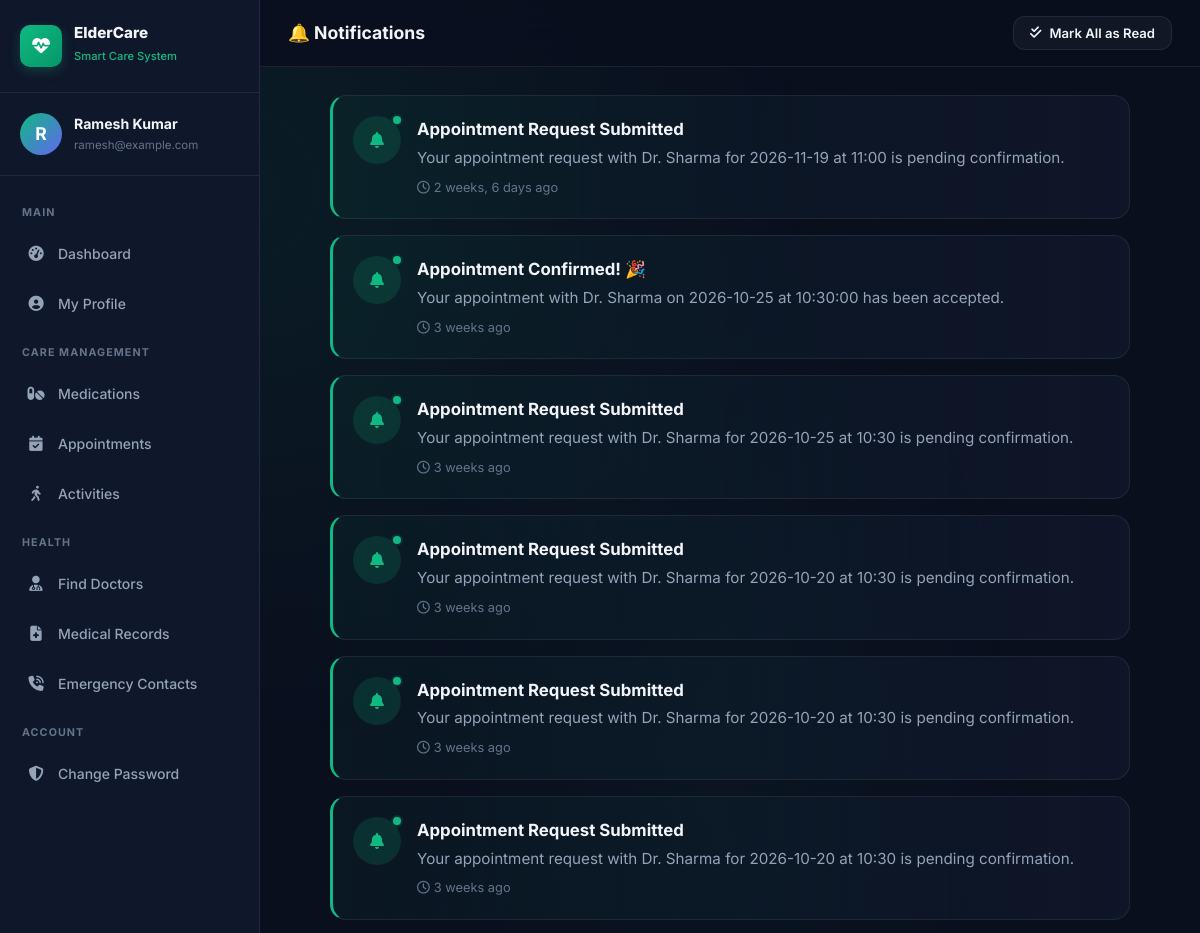
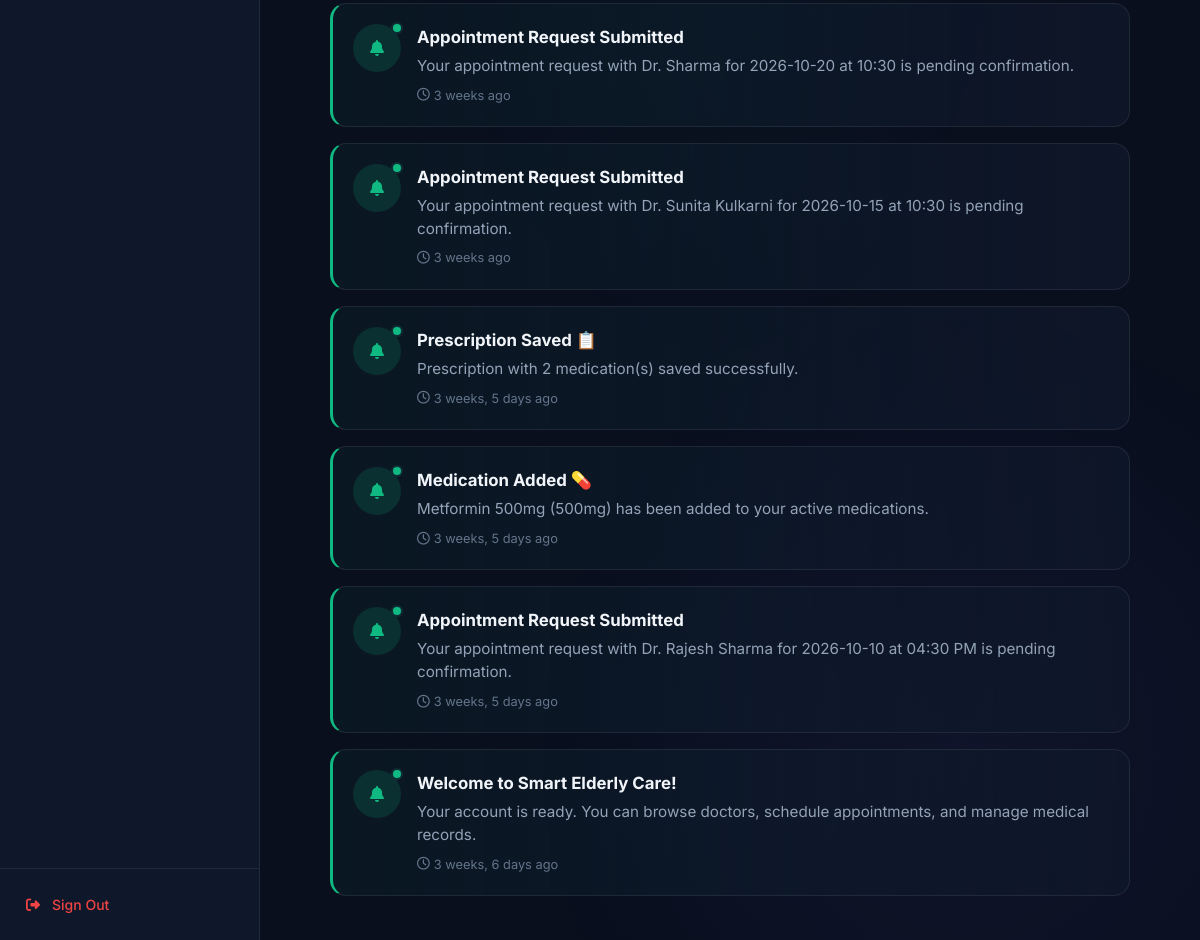
The page /notifications/ (signed in) on the database as committed earlier (2 pictures, top to bottom).
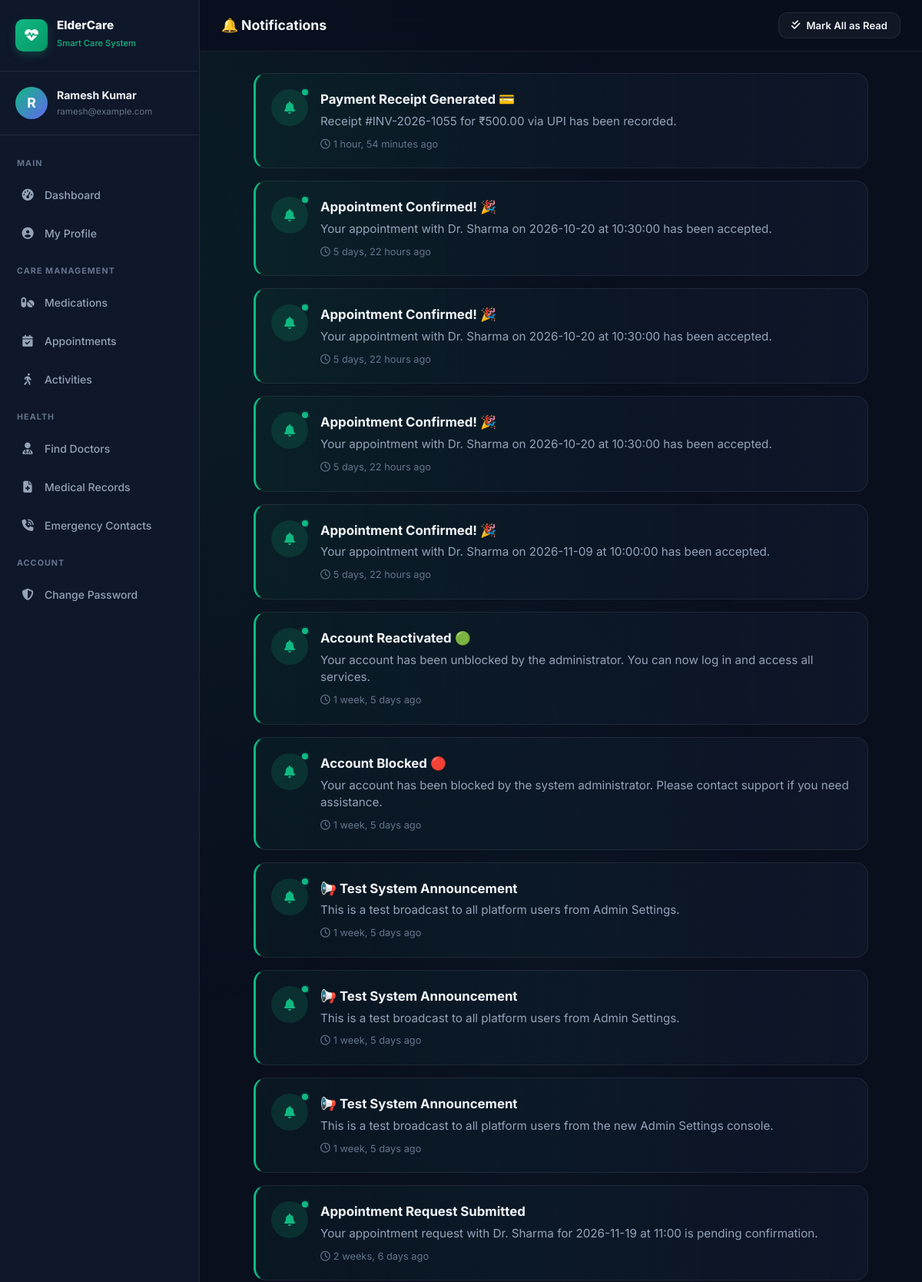
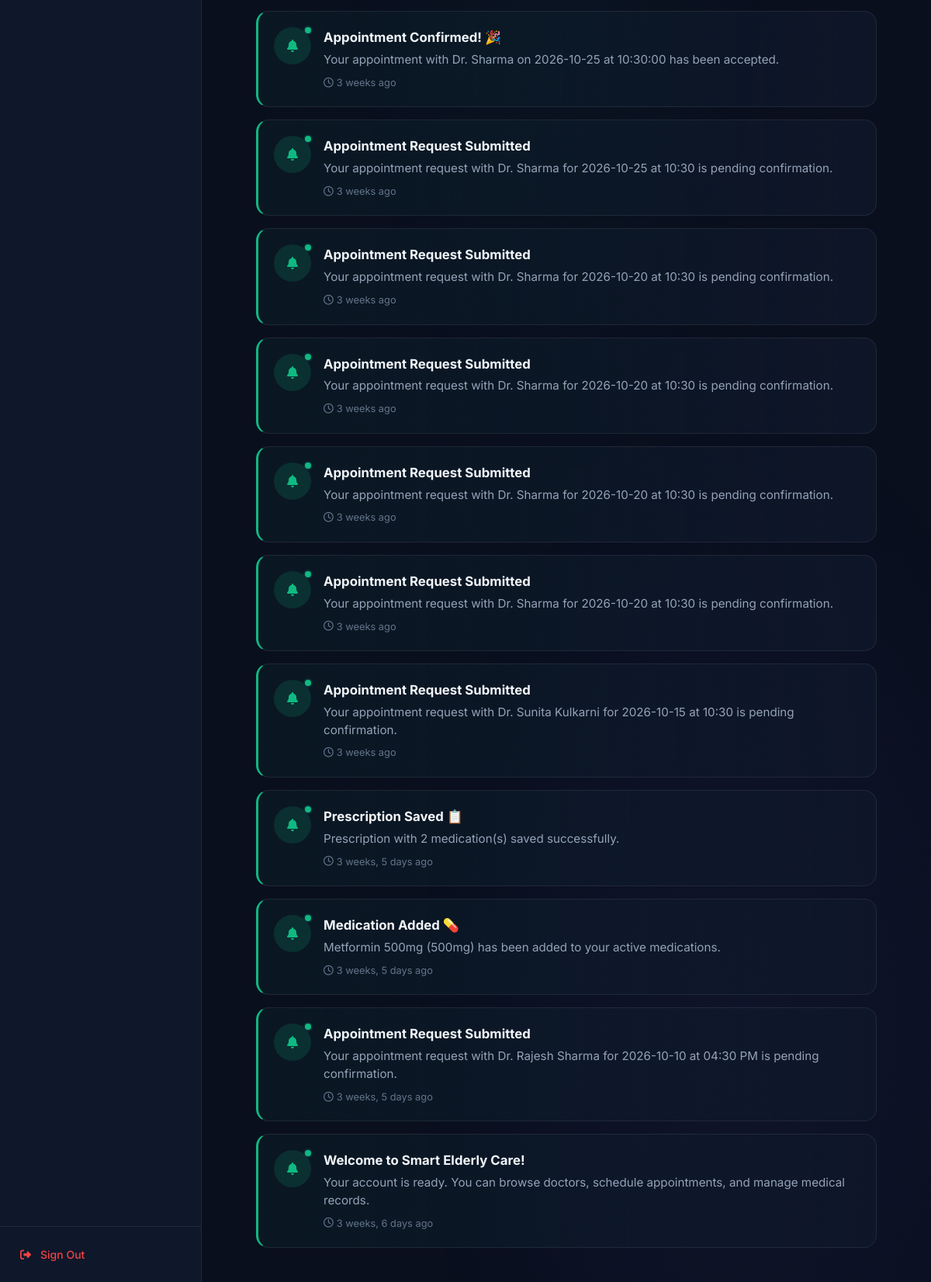
The same page on the database as committed later (2 pictures, top to bottom).
### users/models.py (models this page shows, shortened)
class Notification(models.Model):
    TYPE_CHOICES = [
        ('appointment_confirmed', 'Appointment Confirmed'),
        ('appointment_reminder', 'Appointment Reminder'),
        ('appointment_rejected', 'Appointment Rejected'),
        ('consultation_done', 'Consultation Completed'),
        ('doctor_approved', 'Doctor Approved'),
        ('general', 'General Notification'),
    ]
    user = models.ForeignKey(User, on_delete=models.CASCADE, related_name='notifications')
    title = models.CharField(max_length=200)
    message = models.TextField()
    notification_type = models.CharField(max_length=50, choices=TYPE_CHOICES, default='general')
    is_read = models.BooleanField(default=False)
    created_at = models.DateTimeField(auto_now_add=True)
    class Meta:
        ordering = ['-created_at']

### users/views.py (the view)
# urls.py: path('notifications/', views.notifications_view, name='notifications'),
@login_required
def notifications_view(request):
    notifications = Notification.objects.filter(user=request.user).order_by('-created_at')
    if request.method == 'POST' and request.POST.get('action') == 'mark_all_read':
        notifications.filter(is_read=False).update(is_read=True)
        messages.success(request, "All notifications marked as read.")
        return redirect('notifications')
    context = {
        'notifications': notifications,
    }
    return render(request, 'user/notifications.html', context)

### users/templates/user/notifications.html (shortened to what this page needs)
{% load static %}
<!DOCTYPE html>
<html lang="en">
<head>
  <link rel="stylesheet" href="{% static 'css/main.css' %}?v=2.4" />
  <link rel="stylesheet" href="{% static 'css/dashboard.css' %}?v=2.4" />
  <link rel="stylesheet" href="https://cdnjs.cloudflare.com/ajax/libs/font-awesome/6.5.1/css/all.min.css" />
</head>
<body>
  <div class="bg-gradient-mesh"></div>
  <div class="app-layout">
    <aside class="sidebar" id="sidebar">
      <div class="sidebar-header">
        <a href="{% url 'elderly_dashboard' %}" class="sidebar-brand">
          <div class="sidebar-logo"><i class="fas fa-heart-pulse"></i></div>
          <div class="sidebar-brand-text"><h3>ElderCare</h3><span>Smart Care System</span></div>
        </a>
      </div>
      <a href="{% url 'elderly_profile' %}" class="sidebar-user">
        <div class="avatar" id="sidebar_avatar" style="width:42px;height:42px;font-size:1.1rem;background:linear-gradient(135deg,var(--primary),var(--accent));display:flex;align-items:center;justify-content:center;border-radius:50%;color:white;font-weight:700;">
          {{ request.user.username|first|upper }}
        </div>
        <div class="sidebar-user-info">
          <div class="user-name" id="sidebar_user_name">{{ request.user.get_full_name|default:request.user.username }}</div>
          <div class="user-email" id="sidebar_user_email">{{ request.user.email }}</div>
        </div>
      </a>
      <nav class="sidebar-nav">
        <span class="nav-section-label">Main</span>
        <a href="{% url 'elderly_dashboard' %}" class="nav-link"><span class="nav-icon"><i class="fas fa-gauge-high"></i></span>Dashboard</a>
        <a href="{% url 'elderly_profile' %}" class="nav-link"><span class="nav-icon"><i class="fas fa-user-circle"></i></span>My Profile</a>
        <span class="nav-section-label">Care Management</span>
        <a href="{% url 'elderly_prescriptions' %}" class="nav-link"><span class="nav-icon"><i class="fas fa-pills"></i></span>Medications</a>
        <a href="{% url 'elderly_appointments' %}" class="nav-link"><span class="nav-icon"><i class="fas fa-calendar-check"></i></span>Appointments</a>
        <a href="{% url 'elderly_activities' %}" class="nav-link"><span class="nav-icon"><i class="fas fa-person-walking"></i></span>Activities</a>
        <span class="nav-section-label">Health</span>
        <a href="{% url 'doctors' %}" class="nav-link"><span class="nav-icon"><i class="fas fa-user-doctor"></i></span>Find Doctors</a>
        <a href="{% url 'elderly_medical' %}" class="nav-link"><span class="nav-icon"><i class="fas fa-file-medical"></i></span>Medical Records</a>
        <a href="{% url 'elderly_emergency' %}" class="nav-link"><span class="nav-icon"><i class="fas fa-phone-volume"></i></span>Emergency Contacts</a>
        <span class="nav-section-label">Account</span>
        <a href="{% url 'change_password' %}" class="nav-link"><span class="nav-icon"><i class="fas fa-shield-alt"></i></span>Change Password</a>
      </nav>
      <div class="sidebar-footer">
        <form method="POST" action="{% url 'logout' %}" style="margin:0; width:100%;">
          <button type="submit" class="sidebar-logout" style="width:100%; text-align:left; background:none; border:none; cursor:pointer;">
            <span class="nav-icon"><i class="fas fa-right-from-bracket"></i></span>Sign Out
          </button>
        </form>
      </div>
    </aside>
    <main class="main-content">
      <header class="topbar">
        <div class="topbar-left">
          <div class="topbar-title">
            <h2>🔔 Notifications</h2>
          </div>
        </div>
        <div class="topbar-right">
          {% if notifications %}
          <form method="POST" action="{% url 'notifications' %}" style="margin:0;">
            <button type="submit" class="btn btn-ghost btn-sm">
              <i class="fas fa-check-double"></i> <span class="hide-mobile">Mark All as Read</span>
            </button>
          </form>
          {% else %}
          <button class="btn btn-ghost btn-sm" onclick="Notifications.markAllRead()">
            <i class="fas fa-check-double"></i> <span class="hide-mobile">Mark All as Read</span>
          </button>
          {% endif %}
        </div>
      </header>
      <div class="page-content">
        <div id="notif_list" style="max-width: 800px; margin: 0 auto;">
          {% if notifications %}
            {% for n in notifications %}
            <div class="notif-item {% if not n.is_read %}unread{% endif %}">
              <div class="notif-icon-wrap" style="background: rgba(16, 185, 129, 0.15); color: var(--primary);">
                <i class="fas fa-bell"></i>
                {% if not n.is_read %}<span class="notif-unread-dot"></span>{% endif %}
              </div>
              <div class="notif-body">
                <div class="notif-title">{{ n.title }}</div>
                <div class="notif-message">{{ n.message }}</div>
                <div class="notif-time"><i class="far fa-clock"></i> {{ n.created_at|timesince }} ago</div>
              </div>
            </div>
            {% endfor %}
          {% endif %}
        </div>
      </div>
    </main>
  </div>
</body>
</html>

### users/templates/user/components/popup_messages.html (shortened to what this page needs)
{% load static %}

### users/static/users/css/main.css (style rules this page uses)
:root { --primary: #10b981; --primary-dark: #059669; --primary-light: #34d399; --primary-glow: rgba(16, 185, 129, 0.25); --accent: #6366f1; --accent-light: #818cf8; --bg-base: #0a0f1e; --bg-surface: #0f172a; --bg-card: rgba(15, 23, 42, 0.85); --bg-card-hover: rgba(20, 30, 55, 0.95); --bg-glass: rgba(255, 255, 255, 0.04); --bg-glass-border: rgba(255, 255, 255, 0.08); --text-primary: #f1f5f9; --text-secondary: #94a3b8; --text-muted: #64748b; --text-accent: #10b981; --success: #10b981; --warning: #f59e0b; --danger: #ef4444; --info: #3b82f6; --radius-sm: 8px; --radius-md: 12px; --radius-lg: 16px; --radius-xl: 24px; --radius-full: 9999px; --shadow-sm: 0 2px 8px rgba(0, 0, 0, 0.3); --shadow-md: 0 4px 20px rgba(0, 0, 0, 0.4); --shadow-lg: 0 8px 40px rgba(0, 0, 0, 0.5); --shadow-glow: 0 0 30px rgba(16, 185, 129, 0.2); --sidebar-width: 260px; --sidebar-collapsed: 72px; --transition: 0.25s ease; --transition-slow: 0.4s ease; }
*, *::before, *::after { box-sizing: border-box; margin: 0; padding: 0; }
html { scroll-behavior: smooth; }
body { font-family: 'Inter', system-ui, sans-serif; background-color: var(--bg-base); color: var(--text-primary); min-height: 100vh; line-height: 1.6; overflow-x: hidden; }
h1, h2, h3, h4, h5 { font-weight: 700; line-height: 1.2; }
h2 { font-size: clamp(1.3rem, 2.5vw, 1.7rem); }
h3 { font-size: 1.2rem; }
a { color: var(--primary); text-decoration: none; transition: color var(--transition); }
.btn { display: inline-flex; align-items: center; justify-content: center; gap: 8px; padding: 12px 24px; border: none; border-radius: var(--radius-md); font-family: 'Inter', sans-serif; font-size: 0.9rem; font-weight: 600; cursor: pointer; transition: all var(--transition); white-space: nowrap; text-decoration: none; }
.btn-ghost { background: var(--bg-glass); color: var(--text-primary); border: 1px solid var(--bg-glass-border); }
.btn-sm { padding: 8px 16px; font-size: 0.82rem; }
.avatar { border-radius: var(--radius-full); overflow: hidden; display: flex; align-items: center; justify-content: center; background: linear-gradient(135deg, var(--primary), var(--accent)); flex-shrink: 0; }
.bg-gradient-mesh { position: fixed; inset: 0; pointer-events: none; z-index: 0; background: radial-gradient(ellipse 80% 50% at 20% 10%, rgba(16, 185, 129, 0.08) 0%, transparent 60%), radial-gradient(ellipse 60% 40% at 80% 90%, rgba(99, 102, 241, 0.06) 0%, transparent 60%), radial-gradient(ellipse 50% 60% at 60% 40%, rgba(16, 185, 129, 0.04) 0%, transparent 50%); }

### users/templates/user/notifications.html (style rules this page uses)
.notif-item { background: var(--bg-card); border: 1px solid var(--bg-glass-border); border-radius: var(--radius-lg); padding: 20px; margin-bottom: 16px; display: flex; gap: 16px; align-items: flex-start; transition: all 0.3s ease; cursor: pointer; position: relative; }
.notif-item.unread { background: linear-gradient(to right, rgba(16, 185, 129, 0.05), var(--bg-card)); border-left: 3px solid var(--primary); }
.notif-icon-wrap { width: 48px; height: 48px; border-radius: 50%; display: flex; align-items: center; justify-content: center; flex-shrink: 0; position: relative; }
.notif-unread-dot { position: absolute; top: -2px; right: -2px; width: 12px; height: 12px; background: var(--primary); border-radius: 50%; border: 2px solid var(--bg-card); }
.notif-body { flex: 1; }
.notif-title { font-weight: 700; font-size: 1.05rem; margin-bottom: 4px; color: var(--text-main); }
.notif-message { font-size: 0.95rem; color: var(--text-secondary); line-height: 1.5; margin-bottom: 8px; }
.notif-time { font-size: 0.8rem; color: var(--text-muted); display: flex; align-items: center; gap: 4px; }
.sidebar-brand *, .sidebar-nav .nav-link * { pointer-events: none; }

Rows that differ between the two databases and show on the page:
added Notification: is_read False (drawn), title "Payment Receipt Generated 💳", message "Receipt #INV-2026-1055 for ₹500.00 via UPI has been recorded.", created_at "1 hour, 54 minutes"
added Notification: is_read False (drawn), title "Appointment Confirmed! 🎉", message "Your appointment with Dr. Sharma on 2026-10-20 at 10:30:00 has been accepted.", created_at "5 days, 22 hours"
added Notification: is_read False (drawn), title "Appointment Confirmed! 🎉", message "Your appointment with Dr. Sharma on 2026-10-20 at 10:30:00 has been accepted.", created_at "5 days, 22 hours"
added Notification: is_read False (drawn), title "Appointment Confirmed! 🎉", message "Your appointment with Dr. Sharma on 2026-10-20 at 10:30:00 has been accepted.", created_at "5 days, 22 hours"
added Notification: is_read False (drawn), title "Appointment Confirmed! 🎉", message "Your appointment with Dr. Sharma on 2026-11-09 at 10:00:00 has been accepted.", created_at "5 days, 22 hours"
added Notification: is_read False (drawn), title "Account Reactivated 🟢", message "Your account has been unblocked by the administrator. You can now log in and access all services.", created_at "1 week, 5 days"
added Notification: is_read False (drawn), title "Account Blocked 🔴", message "Your account has been blocked by the system administrator. Please contact support if you need assistance.", created_at "1 week, 5 days"
added Notification: is_read False (drawn), title "📢 Test System Announcement", message "This is a test broadcast to all platform users from Admin Settings.", created_at "1 week, 5 days"
added Notification: is_read False (drawn), title "📢 Test System Announcement", message "This is a test broadcast to all platform users from Admin Settings.", created_at "1 week, 5 days"
added Notification: is_read False (drawn), title "📢 Test System Announcement", message "This is a test broadcast to all platform users from the new Admin Settings console.", created_at "1 week, 5 days"
